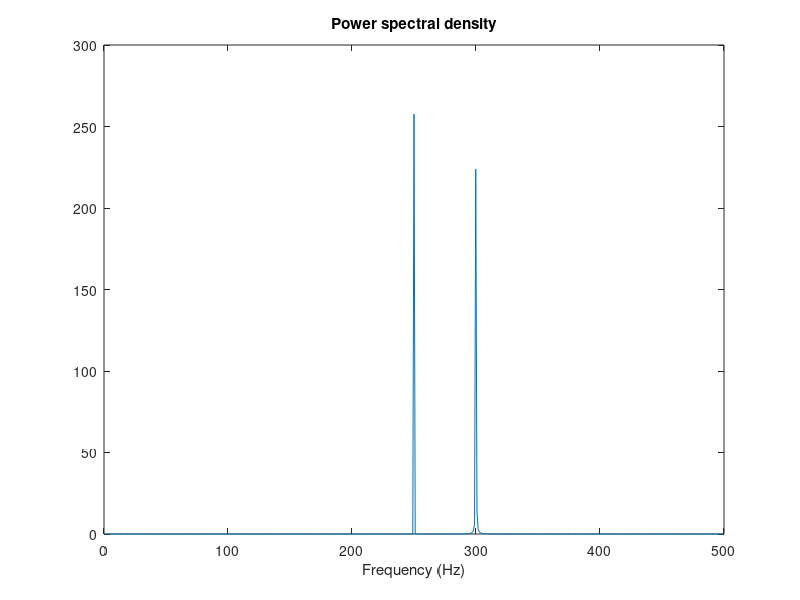
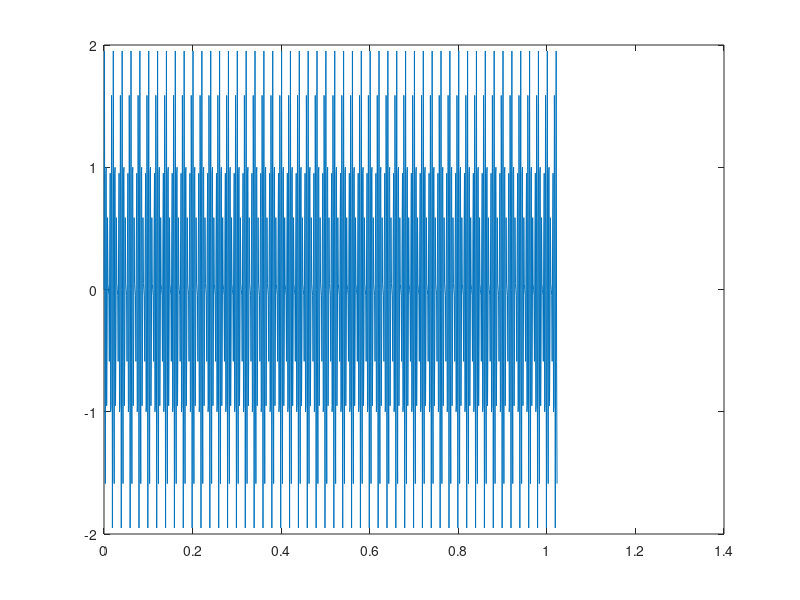
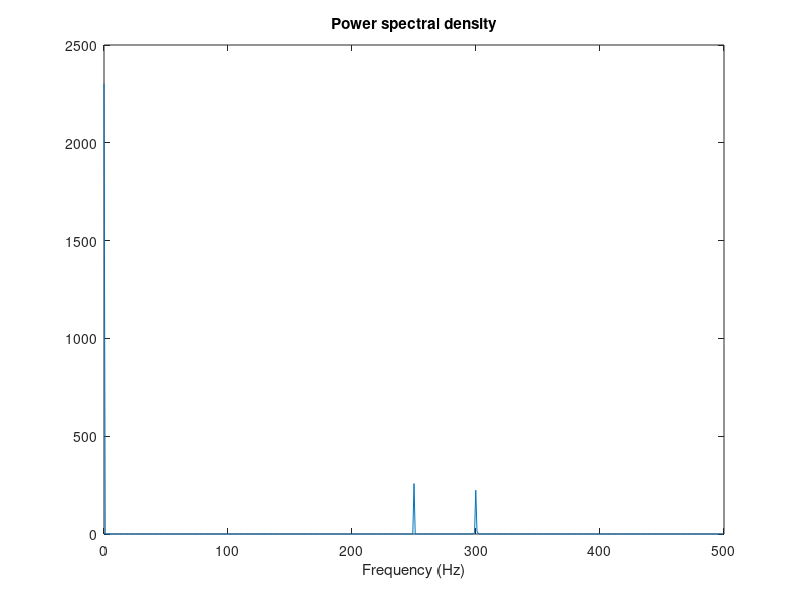
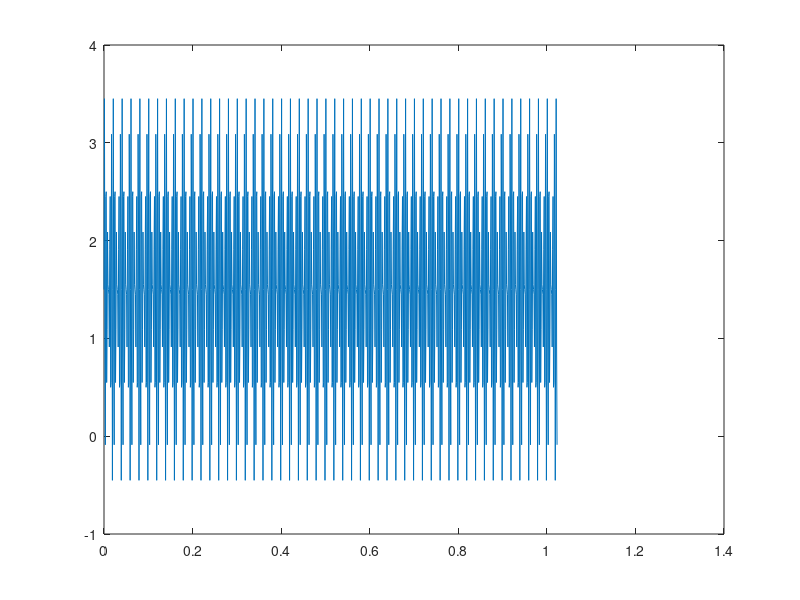

Here is the MATLAB script that generated these plots, in order:
t = 0:.001:1.023;
% X = sin(2*pi*60*t');
 X = sin(2*pi*250*t')+sin(2*pi*300*t');
 % X = sin(2*pi*250*t')+sin(2*pi*300*t') + 1.5;
Y = fft(X,1024);
Pyy = Y.*conj(Y)/1024;
f = 1000/1024*(0:511);
figure(1)
plot(f,Pyy(1:512))
title('Power spectral density')
xlabel('Frequency (Hz)')
figure(2)
plot(t,X)

t = 0:.001:1.023;
% X = sin(2*pi*60*t');

X = sin(2*pi*250*t')+sin(2*pi*300*t') + 1.5;
Y = fft(X,1024);
Pyy = Y.*conj(Y)/1024;
f = 1000/1024*(0:511);
figure(3)
plot(f,Pyy(1:512))
title('Power spectral density')
xlabel('Frequency (Hz)')
figure(4)
plot(t,X)